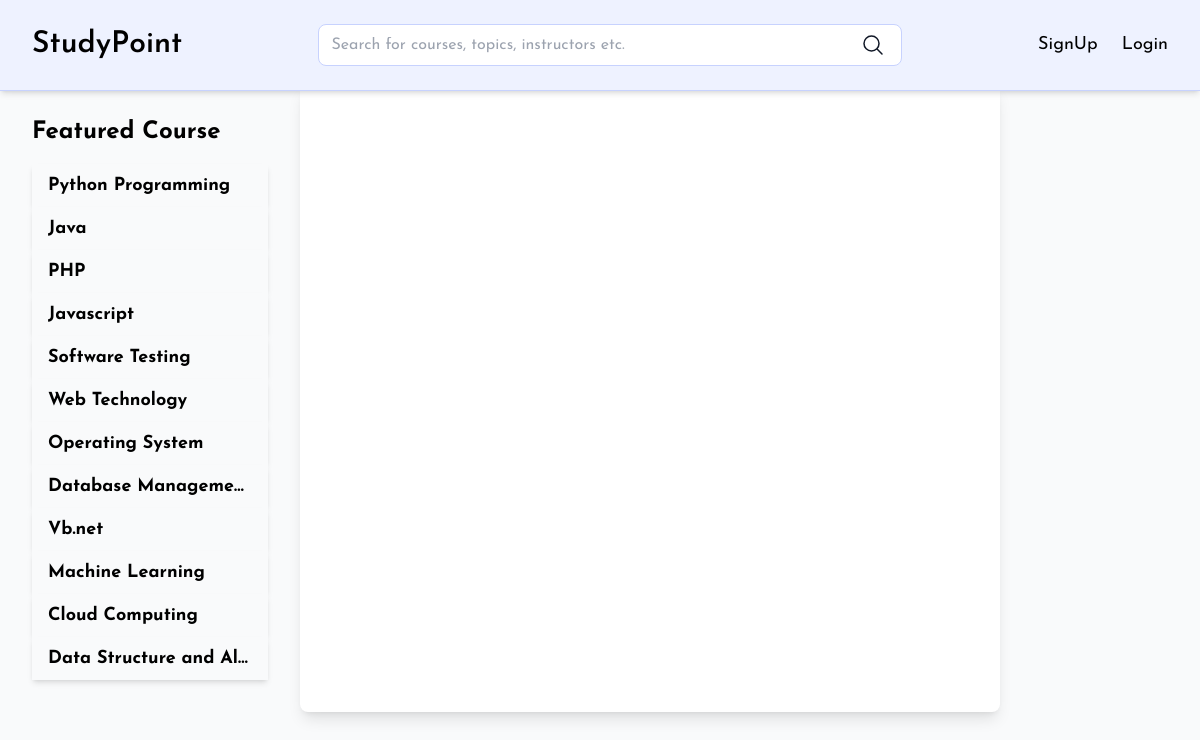
Page /view/2 on the committed database.
### cms/models.py (models this page shows, shortened)
class Topics(models.Model):
    name = models.CharField(max_length=200)
    description = models.TextField()
    created_at = models.DateTimeField(auto_now_add=True)

### cms/views.py (the view)
# urls.py: path("view/<int:tutorial_id>", view, name="view"),
def view(req, tutorial_id):
    tutorial = Tutorial.objects.get(pk=tutorial_id)
    data={}
    data['title'] = tutorial.name
    data['categories'] = Topics.objects.all()
    data['tutorial'] = tutorial
    data['posts'] = Content.objects.filter(tutorial_id=tutorial_id)
    return render(req, 'viewPage.html', data)

### templates/viewPage.html (shortened to what this page needs)
{% extends 'base.html' %}

### templates/base.html (shortened to what this page needs)
<!DOCTYPE html>
<html lang="en">
<head>
    <script src="https://cdn.tailwindcss.com"></script>
</head>
<body class="bg-gray-50 text-gray-900">
    <div class="flex flex-1 justify-between bg-indigo-50 py-6 border-b border-indigo-200 px-8 items-center shadow-md mb-5 fixed w-full ">
        <a href="{% url 'homePage' %}"><h1 class="text-3xl font-semibold text-black">StudyPoint</h1></a>
        <form action="{% url 'search' %}" method="get" class="flex bg-white rounded-lg w-full mx-[12%] border border-indigo-200">
            <input type="text" placeholder="Search for courses, topics, instructors etc." name="q" class="bg-transparent w-full px-3 py-2 rounded-lg">
            <button type="submit" class="px-4 py-2 rounded-lg flex">
                <svg xmlns="http://www.w3.org/2000/svg" fill="none" viewBox="0 0 24 24" stroke-width="1.5" stroke="currentColor" class="size-6">
                    <path stroke-linecap="round" stroke-linejoin="round" d="m21 21-5.197-5.197m0 0A7.5 7.5 0 1 0 5.196 5.196a7.5 7.5 0 0 0 10.607 10.607Z" />
                  </svg>
            </button>
        </form>
        <nav class="flex space-x-6 text-lg">
            {% if user.is_authenticated %}
                <a href="{% url 'homePage' %}" class="px-3 py-2 rounded-lg text-indigo-500 hover:text-indigo-800 flex flex-1 gap-1">
                    <svg class="w-6 h-6 " aria-hidden="true" xmlns="http://www.w3.org/2000/svg" width="24" height="24" fill="none" viewBox="0 0 24 24">
                        <path stroke="currentColor" stroke-linecap="round" stroke-linejoin="round" stroke-width="1.2" d="M12 21a9 9 0 1 0 0-18 9 9 0 0 0 0 18Zm0 0a8.949 8.949 0 0 0 4.951-1.488A3.987 3.987 0 0 0 13 16h-2a3.987 3.987 0 0 0-3.951 3.512A8.948 8.948 0 0 0 12 21Zm3-11a3 3 0 1 1-6 0 3 3 0 0 1 6 0Z"/>
                      </svg>
                    {{user.username}}
                </a>
                <a href="{% url 'logout' %}" class="text-white px-3 py-2 rounded-lg hover:text-indigo-500 transition duration-1000 bg-indigo-700 hover:bg-indigo-50">Logout</a>
            {% else %}
                <a href="{% url 'register' %}" class="text-black hover:text-indigo-500 transition duration-300">SignUp</a>
                <a href="{% url 'login' %}" class="text-black hover:text-indigo-500 transition duration-300">Login</a>
            {% endif %}
        </nav>
    </div>
    <div class="flex flex-1 pt-[7%]">
        <div class="w-3/12 p-8">
            <h2 class="text-2xl font-bold text-black mb-4">Featured Course</h2>
            <div class="flex flex-col">
                {% for cat in categories %}
                    <a href="{% url 'filter' cat.id %}"
                       class="{% if cat.id == active_category_id %}bg-indigo-800 text-white{% else %}bg-gray-50 hover:bg-indigo-50 {% endif %} text-black shadow-md text-[18px] px-4 font-bold py-2 truncate">
                        {{ cat.name }}
                    </a>
                {% endfor %}
            </div>
        </div>
        <div class="w-9/12 bg-white shadow-lg rounded-lg p-6 w-[700px]">
        </div>
    </div>
</body>
</html>

### templates/base.html (style rules this page uses)
* { font-family: "Josefin Sans", sans-serif!important; }

### rows in the picture
Topics: name "Python Programming"
Topics: name "Java"
Topics: name "PHP"
Topics: name "Javascript"
Topics: name "Software Testing"
Topics: name "Web Technology"
Topics: name "Operating System"
Topics: name "Database Manageme…"
Topics: name "Vb.net"
Topics: name "Machine Learning"
Topics: name "Cloud Computing"
Topics: name "Data Structure and Al…"
